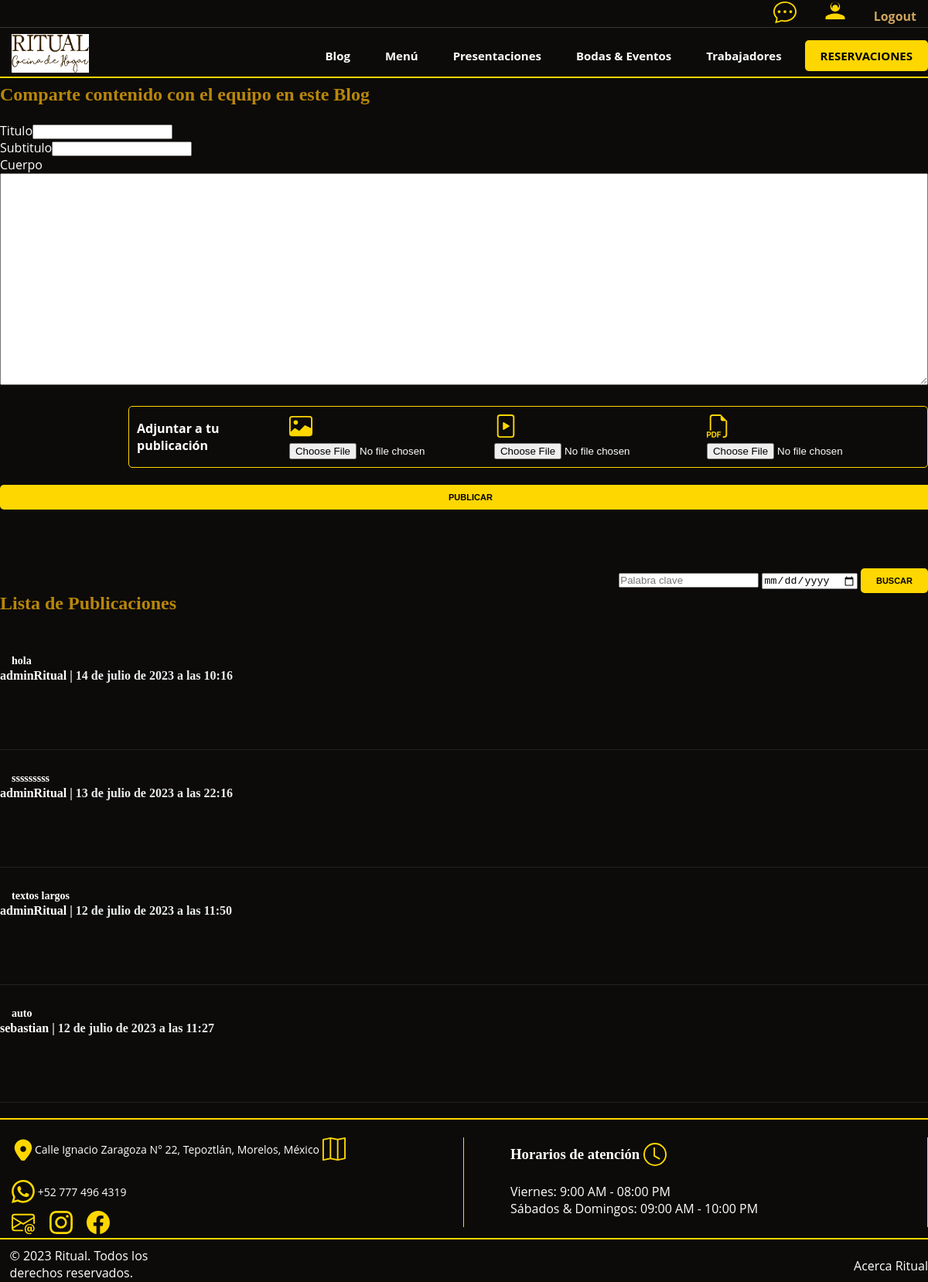
Page /blog/ (signed in) on the earlier database version.
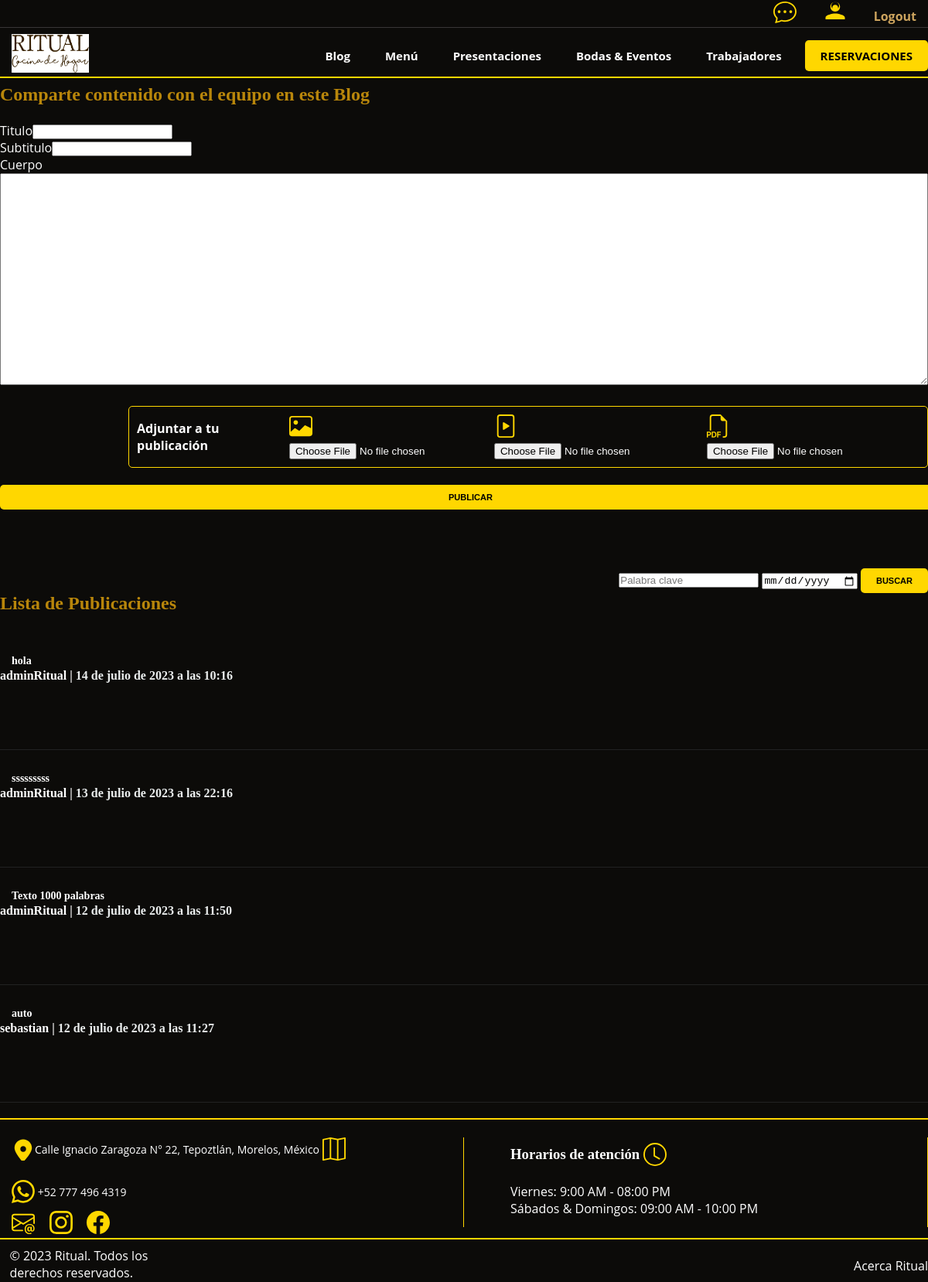
Same page on the later database version.
### AppRitual/models.py (models this page shows, shortened)
class Blog(models.Model):
    titulo = models.CharField(max_length=70)
    subtitulo = models.CharField(max_length=100)
    cuerpo = models.TextField()
    autor = models.ForeignKey(settings.AUTH_USER_MODEL, on_delete=models.CASCADE)
    fechaPublicacion = models.DateTimeField(auto_now_add=True)
    imagen = models.ImageField(upload_to='blog_images/', null=True, blank=True)
    video = models.FileField(upload_to='blog_videos/', null=True, blank=True)
    archivo_pdf = models.FileField(upload_to='blog_files/', null=True, blank=True)

### AppRitual/views.py (the view)
# urls.py: path('blog/', listaBlog, name="listaBlog"),
@login_required
def listaBlog(request):
    if request.method == 'POST':
        form = BlogForm(request.POST, request.FILES)
        if form.is_valid():
            form2 = form.save(commit=False)
            form2.autor_id = request.user.id
            form2.save()
            return redirect('listaBlog')
    else:
        form = BlogForm()
    blogs = Blog.objects.all()
    return render(request, 'blog/listaBlog.html', {'blogs': blogs, 'form': form})

### AppRitual/forms.py
class BlogForm(forms.ModelForm):
    class Meta:
        model = Blog
        fields = ['titulo', 'subtitulo', 'cuerpo', 'imagen', 'video', 'archivo_pdf']
        exclude = ['autor']
        widgets = {
            'cuerpo': forms.Textarea(attrs={'style': 'height: 274px; width: 1200px;'})
        }

### AppRitual/templates/blog/listaBlog.html (shortened to what this page needs)
{% extends "AppRitual/templatePadre.html" %}
{% load static %}
{% block welcome_message %}
<h1 style="color: #b8860b;">Comparte contenido con el equipo en este Blog</h1>
<br>
<form method="post" enctype="multipart/form-data">
  <table>
  <tr> Titulo{{ form.titulo }}</tr><br>
  <tr>Subtitulo{{ form.subtitulo }}</tr><br>
  <tr>Cuerpo{{ form.cuerpo }}</tr><br>
  </table>
  <br>
  <div style="border: 1px solid gold; border-radius: 5px; padding: 10px; display: inline-block; margin-left: 166px;">
    <div style="display: flex; align-items: center;">
      <span style="margin-right: 10px;"><strong>Adjuntar a tu publicación</strong></span>
      <label for="id_imagen" style="max-width: 600px; cursor: pointer;">
        {{ form.imagen }}
      </label>
      <label for="id_video" style="display: inline-block; margin-right: 10px; cursor: pointer;">
        {{ form.video }}
      </label>
      <label for="id_archivo_pdf" style="display: inline-block; margin-right: 10px; cursor: pointer;">
      {{ form.archivo_pdf }}
      </label>
    </div>
  </div>
  <br><br>
  <div style="text-align: center;">
    <button type="submit" style="background-color: #ffd700; color: black; padding: 10px 580px; border-radius: 5px; font-size: 11px; font-weight: bold; text-transform: uppercase; border: none; cursor: pointer;">Publicar</button>
  </div>
</form>
<br><br><br>
<div class="search-form">
  <form method="get" action="{% url 'buscarBlogs' %}">
    <input type="text" name="keyword" placeholder="Palabra clave">
    <input type="date" name="date" placeholder="Fecha de publicación">
    <button type="submit" style="background-color: #ffd700; color: black; padding: 10px 20px; border: none; border-radius: 5px; font-size: 11px; font-weight: bold; text-transform: uppercase; text-decoration: none; cursor: pointer;">Buscar</button>
  </form>
</div>
<h1 style="color: #b8860b;">Lista de Publicaciones</h1>
<br><br>
{% for blog in blogs|dictsortreversed:"fechaPublicacion" %}
  <h2 style="background-color: transparent; color: white;"><a href="{% url 'detalleBlog' blog.id %}" style="color: white; text-decoration: none;">{{ blog.titulo }}</a></h2>
  <h4 style="color: white;">{{ blog.autor }} | <span style="color: rgb(234, 237, 237 );">{{ blog.fechaPublicacion }}</span></h4>
  <br><br><br>
  <div class="separator"></div>
{% empty %}
  <p>No se encontraron blogs.</p>
  <br>
{% endfor %}
{% endblock %}

Differences in the rows shown:
changed Blog: titulo "textos largos" → "Texto 1000 palabras"
